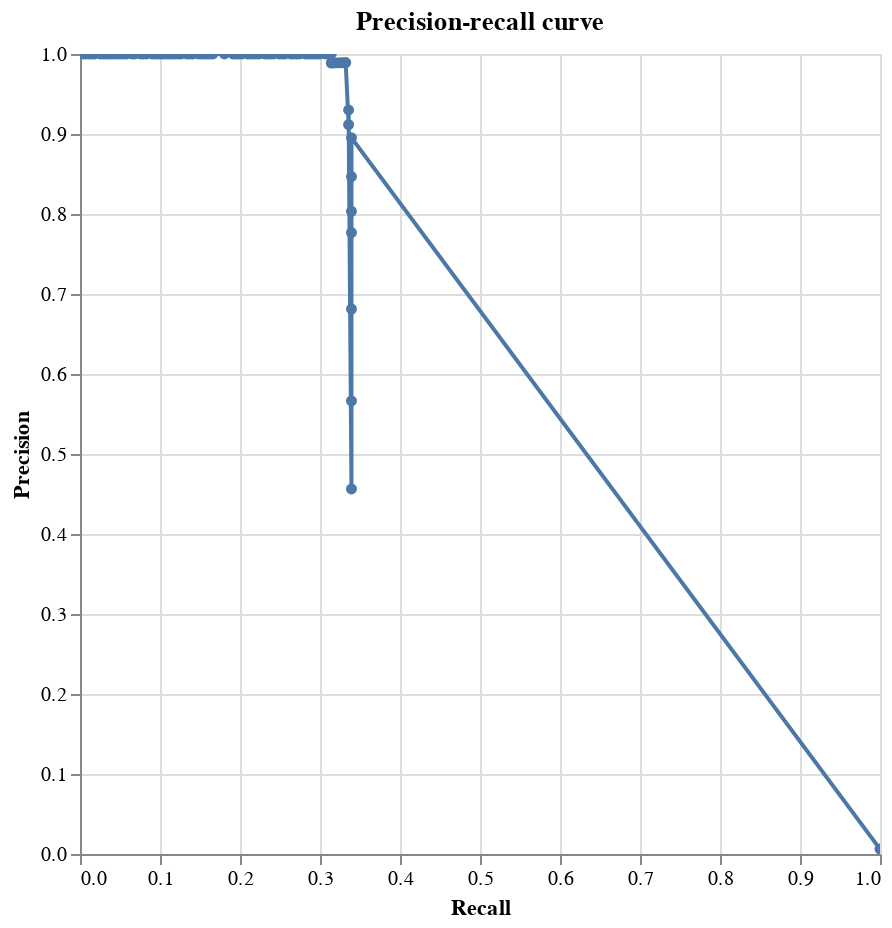

Write notebook code for a chart like this one.
### Code cell
precision_recall_chart(labels_and_scores, spark)

### Figure 1 — Vega-Lite specification as saved in the notebook (floating-point values rounded to 4 significant figures)
{"$schema": "https://vega.github.io/schema/vega-lite/v4.8.1.json", "config": {"view": {"continuousHeight": 300, "continuousWidth": 400}}, "data": {"name": "data-fadd0e93e9546856cbc745a99e65285d", "values": [{"FN": 0, "FN_rate": 0, "FP": 44573, "FP_rate": 1, "N": 44573, "N_rate": 0.9938, "P": 277, "P_rate": 0.006176, "TN": 0, "TN_rate": 0, "TP": 277, "TP_rate": 1, "precision": 0.006176, "recall": 1, "row_count": 44850, "truth_threshold": 0}, {"FN": 183, "FN_rate": 0.6606, "FP": 112, "FP_rate": 0.002513, "N": 44573, "N_rate": 0.9938, "P": 277, "P_rate": 0.006176, "TN": 44461, "TN_rate": 0.9975, "TP": 94, "TP_rate": 0.3394, "precision": 0.4563, "recall": 0.3394, "row_count": 44850, "truth_threshold": 0.008006}, {"FN": 183, "FN_rate": 0.6606, "FP": 72, "FP_rate": 0.001615, "N": 44573, "N_rate": 0.9938, "P": 277, "P_rate": 0.006176, "TN": 44501, "TN_rate": 0.9984, "TP": 94, "TP_rate": 0.3394, "precision": 0.5663, "recall": 0.3394, "row_count": 44850, "truth_threshold": 0.01952}, {"FN": 183, "FN_rate": 0.6606, "FP": 44, "FP_rate": 0.0009871, "N": 44573, "N_rate": 0.9938, "P": 277, "P_rate": 0.006176, "TN": 44529, "TN_rate": 0.999, "TP": 94, "TP_rate": 0.3394, "precision": 0.6812, "recall": 0.3394, "row_count": 44850, "truth_threshold": 0.02257}, {"FN": 183, "FN_rate": 0.6606, "FP": 27, "FP_rate": 0.0006057, "N": 44573, "N_rate": 0.9938, "P": 277, "P_rate": 0.006176, "TN": 44546, "TN_rate": 0.9994, "TP": 94, "TP_rate": 0.3394, "precision": 0.7769, "recall": 0.3394, "row_count": 44850, "truth_threshold": 0.04233}, {"FN": 183, "FN_rate": 0.6606, "FP": 23, "FP_rate": 0.000516, "N": 44573, "N_rate": 0.9938, "P": 277, "P_rate": 0.006176, "TN": 44550, "TN_rate": 0.9995, "TP": 94, "TP_rate": 0.3394, "precision": 0.8034, "recall": 0.3394, "row_count": 44850, "truth_threshold": 0.04738}, {"FN": 183, "FN_rate": 0.6606, "FP": 17, "FP_rate": 0.0003814, "N": 44573, "N_rate": 0.9938, "P": 277, "P_rate": 0.006176, "TN": 44556, "TN_rate": 0.9996, "TP": 94, "TP_rate": 0.3394, "precision": 0.8468, "recall": 0.3394, "row_count": 44850, "truth_threshold": 0.05387}, {"FN": 183, "FN_rate": 0.6606, "FP": 11, "FP_rate": 0.0002468, "N": 44573, "N_rate": 0.9938, "P": 277, "P_rate": 0.006176, "TN": 44562, "TN_rate": 0.9998, "TP": 94, "TP_rate": 0.3394, "precision": 0.8952, "recall": 0.3394, "row_count": 44850, "truth_threshold": 0.1093}, {"FN": 184, "FN_rate": 0.6643, "FP": 9, "FP_rate": 0.0002019, "N": 44573, "N_rate": 0.9938, "P": 277, "P_rate": 0.006176, "TN": 44564, "TN_rate": 0.9998, "TP": 93, "TP_rate": 0.3357, "precision": 0.9118, "recall": 0.3357, "row_count": 44850, "truth_threshold": 0.1123}, {"FN": 184, "FN_rate": 0.6643, "FP": 7, "FP_rate": 0.000157, "N": 44573, "N_rate": 0.9938, "P": 277, "P_rate": 0.006176, "TN": 44566, "TN_rate": 0.9998, "TP": 93, "TP_rate": 0.3357, "precision": 0.93, "recall": 0.3357, "row_count": 44850, "truth_threshold": 0.1246}, {"FN": 185, "FN_rate": 0.6679, "FP": 1, "FP_rate": 2.244e-05, "N": 44573, "N_rate": 0.9938, "P": 277, "P_rate": 0.006176, "TN": 44572, "TN_rate": 1.0, "TP": 92, "TP_rate": 0.3321, "precision": 0.9892, "recall": 0.3321, "row_count": 44850, "truth_threshold": 0.438}, {"FN": 186, "FN_rate": 0.6715, "FP": 1, "FP_rate": 2.244e-05, "N": 44573, "N_rate": 0.9938, "P": 277, "P_rate": 0.006176, "TN": 44572, "TN_rate": 1.0, "TP": 91, "TP_rate": 0.3285, "precision": 0.9891, "recall": 0.3285, "row_count": 44850, "truth_threshold": 0.6483}, {"FN": 187, "FN_rate": 0.6751, "FP": 1, "FP_rate": 2.244e-05, "N": 44573, "N_rate": 0.9938, "P": 277, "P_rate": 0.006176, "TN": 44572, "TN_rate": 1.0, "TP": 90, "TP_rate": 0.3249, "precision": 0.989, "recall": 0.3249, "row_count": 44850, "truth_threshold": 0.7009}, {"FN": 188, "FN_rate": 0.6787, "FP": 1, "FP_rate": 2.244e-05, "N": 44573, "N_rate": 0.9938, "P": 277, "P_rate": 0.006176, "TN": 44572, "TN_rate": 1.0, "TP": 89, "TP_rate": 0.3213, "precision": 0.9889, "recall": 0.3213, "row_count": 44850, "truth_threshold": 0.7175}, {"FN": 189, "FN_rate": 0.6823, "FP": 1, "FP_rate": 2.244e-05, "N": 44573, "N_rate": 0.9938, "P": 277, "P_rate": 0.006176, "TN": 44572, "TN_rate": 1.0, "TP": 88, "TP_rate": 0.3177, "precision": 0.9888, "recall": 0.3177, "row_count": 44850, "truth_threshold": 0.7233}, {"FN": 190, "FN_rate": 0.6859, "FP": 1, "FP_rate": 2.244e-05, "N": 44573, "N_rate": 0.9938, "P": 277, "P_rate": 0.006176, "TN": 44572, "TN_rate": 1.0, "TP": 87, "TP_rate": 0.3141, "precision": 0.9886, "recall": 0.3141, "row_count": 44850, "truth_threshold": 0.7815}, {"FN": 190, "FN_rate": 0.6859, "FP": 0, "FP_rate": 0, "N": 44573, "N_rate": 0.9938, "P": 277, "P_rate": 0.006176, "TN": 44573, "TN_rate": 1, "TP": 87, "TP_rate": 0.3141, "precision": 1, "recall": 0.3141, "row_count": 44850, "truth_threshold": 0.7871}, {"FN": 191, "FN_rate": 0.6895, "FP": 0, "FP_rate": 0, "N": 44573, "N_rate": 0.9938, "P": 277, "P_rate": 0.006176, "TN": 44573, "TN_rate": 1, "TP": 86, "TP_rate": 0.3105, "precision": 1, "recall": 0.3105, "row_count": 44850, "truth_threshold": 0.8197}, {"FN": 192, "FN_rate": 0.6931, "FP": 0, "FP_rate": 0, "N": 44573, "N_rate": 0.9938, "P": 277, "P_rate": 0.006176, "TN": 44573, "TN_rate": 1, "TP": 85, "TP_rate": 0.3069, "precision": 1, "recall": 0.3069, "row_count": 44850, "truth_threshold": 0.882}, {"FN": 194, "FN_rate": 0.7004, "FP": 0, "FP_rate": 0, "N": 44573, "N_rate": 0.9938, "P": 277, "P_rate": 0.006176, "TN": 44573, "TN_rate": 1, "TP": 83, "TP_rate": 0.2996, "precision": 1, "recall": 0.2996, "row_count": 44850, "truth_threshold": 0.8972}, {"FN": 195, "FN_rate": 0.704, "FP": 0, "FP_rate": 0, "N": 44573, "N_rate": 0.9938, "P": 277, "P_rate": 0.006176, "TN": 44573, "TN_rate": 1, "TP": 82, "TP_rate": 0.296, "precision": 1, "recall": 0.296, "row_count": 44850, "truth_threshold": 0.9012}, {"FN": 196, "FN_rate": 0.7076, "FP": 0, "FP_rate": 0, "N": 44573, "N_rate": 0.9938, "P": 277, "P_rate": 0.006176, "TN": 44573, "TN_rate": 1, "TP": 81, "TP_rate": 0.2924, "precision": 1, "recall": 0.2924, "row_count": 44850, "truth_threshold": 0.9231}, {"FN": 197, "FN_rate": 0.7112, "FP": 0, "FP_rate": 0, "N": 44573, "N_rate": 0.9938, "P": 277, "P_rate": 0.006176, "TN": 44573, "TN_rate": 1, "TP": 80, "TP_rate": 0.2888, "precision": 1, "recall": 0.2888, "row_count": 44850, "truth_threshold": 0.9529}, {"FN": 198, "FN_rate": 0.7148, "FP": 0, "FP_rate": 0, "N": 44573, "N_rate": 0.9938, "P": 277, "P_rate": 0.006176, "TN": 44573, "TN_rate": 1, "TP": 79, "TP_rate": 0.2852, "precision": 1, "recall": 0.2852, "row_count": 44850, "truth_threshold": 0.9556}, {"FN": 199, "FN_rate": 0.7184, "FP": 0, "FP_rate": 0, "N": 44573, "N_rate": 0.9938, "P": 277, "P_rate": 0.006176, "TN": 44573, "TN_rate": 1, "TP": 78, "TP_rate": 0.2816, "precision": 1, "recall": 0.2816, "row_count": 44850, "truth_threshold": 0.958}, {"FN": 201, "FN_rate": 0.7256, "FP": 0, "FP_rate": 0, "N": 44573, "N_rate": 0.9938, "P": 277, "P_rate": 0.006176, "TN": 44573, "TN_rate": 1, "TP": 76, "TP_rate": 0.2744, "precision": 1, "recall": 0.2744, "row_count": 44850, "truth_threshold": 0.9749}, {"FN": 202, "FN_rate": 0.7292, "FP": 0, "FP_rate": 0, "N": 44573, "N_rate": 0.9938, "P": 277, "P_rate": 0.006176, "TN": 44573, "TN_rate": 1, "TP": 75, "TP_rate": 0.2708, "precision": 1, "recall": 0.2708, "row_count": 44850, "truth_threshold": 0.9789}, {"FN": 203, "FN_rate": 0.7329, "FP": 0, "FP_rate": 0, "N": 44573, "N_rate": 0.9938, "P": 277, "P_rate": 0.006176, "TN": 44573, "TN_rate": 1, "TP": 74, "TP_rate": 0.2671, "precision": 1, "recall": 0.2671, "row_count": 44850, "truth_threshold": 0.9817}, {"FN": 204, "FN_rate": 0.7365, "FP": 0, "FP_rate": 0, "N": 44573, "N_rate": 0.9938, "P": 277, "P_rate": 0.006176, "TN": 44573, "TN_rate": 1, "TP": 73, "TP_rate": 0.2635, "precision": 1, "recall": 0.2635, "row_count": 44850, "truth_threshold": 0.9821}, {"FN": 206, "FN_rate": 0.7437, "FP": 0, "FP_rate": 0, "N": 44573, "N_rate": 0.9938, "P": 277, "P_rate": 0.006176, "TN": 44573, "TN_rate": 1, "TP": 71, "TP_rate": 0.2563, "precision": 1, "recall": 0.2563, "row_count": 44850, "truth_threshold": 0.9825}, {"FN": 207, "FN_rate": 0.7473, "FP": 0, "FP_rate": 0, "N": 44573, "N_rate": 0.9938, "P": 277, "P_rate": 0.006176, "TN": 44573, "TN_rate": 1, "TP": 70, "TP_rate": 0.2527, "precision": 1, "recall": 0.2527, "row_count": 44850, "truth_threshold": 0.9879}, {"FN": 208, "FN_rate": 0.7509, "FP": 0, "FP_rate": 0, "N": 44573, "N_rate": 0.9938, "P": 277, "P_rate": 0.006176, "TN": 44573, "TN_rate": 1, "TP": 69, "TP_rate": 0.2491, "precision": 1, "recall": 0.2491, "row_count": 44850, "truth_threshold": 0.992}, {"FN": 210, "FN_rate": 0.7581, "FP": 0, "FP_rate": 0, "N": 44573, "N_rate": 0.9938, "P": 277, "P_rate": 0.006176, "TN": 44573, "TN_rate": 1, "TP": 67, "TP_rate": 0.2419, "precision": 1, "recall": 0.2419, "row_count": 44850, "truth_threshold": 0.9959}, {"FN": 211, "FN_rate": 0.7617, "FP": 0, "FP_rate": 0, "N": 44573, "N_rate": 0.9938, "P": 277, "P_rate": 0.006176, "TN": 44573, "TN_rate": 1, "TP": 66, "TP_rate": 0.2383, "precision": 1, "recall": 0.2383, "row_count": 44850, "truth_threshold": 0.9963}, {"FN": 212, "FN_rate": 0.7653, "FP": 0, "FP_rate": 0, "N": 44573, "N_rate": 0.9938, "P": 277, "P_rate": 0.006176, "TN": 44573, "TN_rate": 1, "TP": 65, "TP_rate": 0.2347, "precision": 1, "recall": 0.2347, "row_count": 44850, "truth_threshold": 0.9972}, {"FN": 213, "FN_rate": 0.769, "FP": 0, "FP_rate": 0, "N": 44573, "N_rate": 0.9938, "P": 277, "P_rate": 0.006176, "TN": 44573, "TN_rate": 1, "TP": 64, "TP_rate": 0.231, "precision": 1, "recall": 0.231, "row_count": 44850, "truth_threshold": 0.998}, {"FN": 215, "FN_rate": 0.7762, "FP": 0, "FP_rate": 0, "N": 44573, "N_rate": 0.9938, "P": 277, "P_rate": 0.006176, "TN": 44573, "TN_rate": 1, "TP": 62, "TP_rate": 0.2238, "precision": 1, "recall": 0.2238, "row_count": 44850, "truth_threshold": 0.999}, {"FN": 216, "FN_rate": 0.7798, "FP": 0, "FP_rate": 0, "N": 44573, "N_rate": 0.9938, "P": 277, "P_rate": 0.006176, "TN": 44573, "TN_rate": 1, "TP": 61, "TP_rate": 0.2202, "precision": 1, "recall": 0.2202, "row_count": 44850, "truth_threshold": 0.9993}, {"FN": 217, "FN_rate": 0.7834, "FP": 0, "FP_rate": 0, "N": 44573, "N_rate": 0.9938, "P": 277, "P_rate": 0.006176, "TN": 44573, "TN_rate": 1, "TP": 60, "TP_rate": 0.2166, "precision": 1, "recall": 0.2166, "row_count": 44850, "truth_threshold": 0.9994}, {"FN": 218, "FN_rate": 0.787, "FP": 0, "FP_rate": 0, "N": 44573, "N_rate": 0.9938, "P": 277, "P_rate": 0.006176, "TN": 44573, "TN_rate": 1, "TP": 59, "TP_rate": 0.213, "precision": 1, "recall": 0.213, "row_count": 44850, "truth_threshold": 0.9996}, {"FN": 219, "FN_rate": 0.7906, "FP": 0, "FP_rate": 0, "N": 44573, "N_rate": 0.9938, "P": 277, "P_rate": 0.006176, "TN": 44573, "TN_rate": 1, "TP": 58, "TP_rate": 0.2094, "precision": 1, "recall": 0.2094, "row_count": 44850, "truth_threshold": 0.9997}, {"FN": 221, "FN_rate": 0.7978, "FP": 0, "FP_rate": 0, "N": 44573, "N_rate": 0.9938, "P": 277, "P_rate": 0.006176, "TN": 44573, "TN_rate": 1, "TP": 56, "TP_rate": 0.2022, "precision": 1, "recall": 0.2022, "row_count": 44850, "truth_threshold": 0.9998}, {"FN": 222, "FN_rate": 0.8014, "FP": 0, "FP_rate": 0, "N": 44573, "N_rate": 0.9938, "P": 277, "P_rate": 0.006176, "TN": 44573, "TN_rate": 1, "TP": 55, "TP_rate": 0.1986, "precision": 1, "recall": 0.1986, "row_count": 44850, "truth_threshold": 0.9998}, {"FN": 223, "FN_rate": 0.8051, "FP": 0, "FP_rate": 0, "N": 44573, "N_rate": 0.9938, "P": 277, "P_rate": 0.006176, "TN": 44573, "TN_rate": 1, "TP": 54, "TP_rate": 0.1949, "precision": 1, "recall": 0.1949, "row_count": 44850, "truth_threshold": 0.9999}, {"FN": 224, "FN_rate": 0.8087, "FP": 0, "FP_rate": 0, "N": 44573, "N_rate": 0.9938, "P": 277, "P_rate": 0.006176, "TN": 44573, "TN_rate": 1, "TP": 53, "TP_rate": 0.1913, "precision": 1, "recall": 0.1913, "row_count": 44850, "truth_threshold": 0.9999}, {"FN": 227, "FN_rate": 0.8195, "FP": 0, "FP_rate": 0, "N": 44573, "N_rate": 0.9938, "P": 277, "P_rate": 0.006176, "TN": 44573, "TN_rate": 1, "TP": 50, "TP_rate": 0.1805, "precision": 1, "recall": 0.1805, "row_count": 44850, "truth_threshold": 0.9999}, {"FN": 231, "FN_rate": 0.8339, "FP": 0, "FP_rate": 0, "N": 44573, "N_rate": 0.9938, "P": 277, "P_rate": 0.006176, "TN": 44573, "TN_rate": 1, "TP": 46, "TP_rate": 0.1661, "precision": 1, "recall": 0.1661, "row_count": 44850, "truth_threshold": 0.9999}, {"FN": 232, "FN_rate": 0.8375, "FP": 0, "FP_rate": 0, "N": 44573, "N_rate": 0.9938, "P": 277, "P_rate": 0.006176, "TN": 44573, "TN_rate": 1, "TP": 45, "TP_rate": 0.1625, "precision": 1, "recall": 0.1625, "row_count": 44850, "truth_threshold": 1.0}, {"FN": 233, "FN_rate": 0.8412, "FP": 0, "FP_rate": 0, "N": 44573, "N_rate": 0.9938, "P": 277, "P_rate": 0.006176, "TN": 44573, "TN_rate": 1, "TP": 44, "TP_rate": 0.1588, "precision": 1, "recall": 0.1588, "row_count": 44850, "truth_threshold": 1.0}, {"FN": 234, "FN_rate": 0.8448, "FP": 0, "FP_rate": 0, "N": 44573, "N_rate": 0.9938, "P": 277, "P_rate": 0.006176, "TN": 44573, "TN_rate": 1, "TP": 43, "TP_rate": 0.1552, "precision": 1, "recall": 0.1552, "row_count": 44850, "truth_threshold": 1.0}, {"FN": 235, "FN_rate": 0.8484, "FP": 0, "FP_rate": 0, "N": 44573, "N_rate": 0.9938, "P": 277, "P_rate": 0.006176, "TN": 44573, "TN_rate": 1, "TP": 42, "TP_rate": 0.1516, "precision": 1, "recall": 0.1516, "row_count": 44850, "truth_threshold": 1.0}, {"FN": 236, "FN_rate": 0.852, "FP": 0, "FP_rate": 0, "N": 44573, "N_rate": 0.9938, "P": 277, "P_rate": 0.006176, "TN": 44573, "TN_rate": 1, "TP": 41, "TP_rate": 0.148, "precision": 1, "recall": 0.148, "row_count": 44850, "truth_threshold": 1.0}, {"FN": 238, "FN_rate": 0.8592, "FP": 0, "FP_rate": 0, "N": 44573, "N_rate": 0.9938, "P": 277, "P_rate": 0.006176, "TN": 44573, "TN_rate": 1, "TP": 39, "TP_rate": 0.1408, "precision": 1, "recall": 0.1408, "row_count": 44850, "truth_threshold": 1.0}, {"FN": 239, "FN_rate": 0.8628, "FP": 0, "FP_rate": 0, "N": 44573, "N_rate": 0.9938, "P": 277, "P_rate": 0.006176, "TN": 44573, "TN_rate": 1, "TP": 38, "TP_rate": 0.1372, "precision": 1, "recall": 0.1372, "row_count": 44850, "truth_threshold": 1.0}, {"FN": 240, "FN_rate": 0.8664, "FP": 0, "FP_rate": 0, "N": 44573, "N_rate": 0.9938, "P": 277, "P_rate": 0.006176, "TN": 44573, "TN_rate": 1, "TP": 37, "TP_rate": 0.1336, "precision": 1, "recall": 0.1336, "row_count": 44850, "truth_threshold": 1.0}, {"FN": 242, "FN_rate": 0.8736, "FP": 0, "FP_rate": 0, "N": 44573, "N_rate": 0.9938, "P": 277, "P_rate": 0.006176, "TN": 44573, "TN_rate": 1, "TP": 35, "TP_rate": 0.1264, "precision": 1, "recall": 0.1264, "row_count": 44850, "truth_threshold": 1.0}, {"FN": 243, "FN_rate": 0.8773, "FP": 0, "FP_rate": 0, "N": 44573, "N_rate": 0.9938, "P": 277, "P_rate": 0.006176, "TN": 44573, "TN_rate": 1, "TP": 34, "TP_rate": 0.1227, "precision": 1, "recall": 0.1227, "row_count": 44850, "truth_threshold": 1.0}, {"FN": 244, "FN_rate": 0.8809, "FP": 0, "FP_rate": 0, "N": 44573, "N_rate": 0.9938, "P": 277, "P_rate": 0.006176, "TN": 44573, "TN_rate": 1, "TP": 33, "TP_rate": 0.1191, "precision": 1, "recall": 0.1191, "row_count": 44850, "truth_threshold": 1.0}, {"FN": 245, "FN_rate": 0.8845, "FP": 0, "FP_rate": 0, "N": 44573, "N_rate": 0.9938, "P": 277, "P_rate": 0.006176, "TN": 44573, "TN_rate": 1, "TP": 32, "TP_rate": 0.1155, "precision": 1, "recall": 0.1155, "row_count": 44850, "truth_threshold": 1.0}, {"FN": 246, "FN_rate": 0.8881, "FP": 0, "FP_rate": 0, "N": 44573, "N_rate": 0.9938, "P": 277, "P_rate": 0.006176, "TN": 44573, "TN_rate": 1, "TP": 31, "TP_rate": 0.1119, "precision": 1, "recall": 0.1119, "row_count": 44850, "truth_threshold": 1.0}, {"FN": 247, "FN_rate": 0.8917, "FP": 0, "FP_rate": 0, "N": 44573, "N_rate": 0.9938, "P": 277, "P_rate": 0.006176, "TN": 44573, "TN_rate": 1, "TP": 30, "TP_rate": 0.1083, "precision": 1, "recall": 0.1083, "row_count": 44850, "truth_threshold": 1.0}, {"FN": 248, "FN_rate": 0.8953, "FP": 0, "FP_rate": 0, "N": 44573, "N_rate": 0.9938, "P": 277, "P_rate": 0.006176, "TN": 44573, "TN_rate": 1, "TP": 29, "TP_rate": 0.1047, "precision": 1, "recall": 0.1047, "row_count": 44850, "truth_threshold": 1.0}, {"FN": 249, "FN_rate": 0.8989, "FP": 0, "FP_rate": 0, "N": 44573, "N_rate": 0.9938, "P": 277, "P_rate": 0.006176, "TN": 44573, "TN_rate": 1, "TP": 28, "TP_rate": 0.1011, "precision": 1, "recall": 0.1011, "row_count": 44850, "truth_threshold": 1.0}, {"FN": 250, "FN_rate": 0.9025, "FP": 0, "FP_rate": 0, "N": 44573, "N_rate": 0.9938, "P": 277, "P_rate": 0.006176, "TN": 44573, "TN_rate": 1, "TP": 27, "TP_rate": 0.09747, "precision": 1, "recall": 0.09747, "row_count": 44850, "truth_threshold": 1.0}, {"FN": 251, "FN_rate": 0.9061, "FP": 0, "FP_rate": 0, "N": 44573, "N_rate": 0.9938, "P": 277, "P_rate": 0.006176, "TN": 44573, "TN_rate": 1, "TP": 26, "TP_rate": 0.09386, "precision": 1, "recall": 0.09386, "row_count": 44850, "truth_threshold": 1.0}, {"FN": 252, "FN_rate": 0.9097, "FP": 0, "FP_rate": 0, "N": 44573, "N_rate": 0.9938, "P": 277, "P_rate": 0.006176, "TN": 44573, "TN_rate": 1, "TP": 25, "TP_rate": 0.09025, "precision": 1, "recall": 0.09025, "row_count": 44850, "truth_threshold": 1.0}, {"FN": 254, "FN_rate": 0.917, "FP": 0, "FP_rate": 0, "N": 44573, "N_rate": 0.9938, "P": 277, "P_rate": 0.006176, "TN": 44573, "TN_rate": 1, "TP": 23, "TP_rate": 0.08303, "precision": 1, "recall": 0.08303, "row_count": 44850, "truth_threshold": 1.0}, {"FN": 255, "FN_rate": 0.9206, "FP": 0, "FP_rate": 0, "N": 44573, "N_rate": 0.9938, "P": 277, "P_rate": 0.006176, "TN": 44573, "TN_rate": 1, "TP": 22, "TP_rate": 0.07942, "precision": 1, "recall": 0.07942, "row_count": 44850, "truth_threshold": 1.0}, {"FN": 256, "FN_rate": 0.9242, "FP": 0, "FP_rate": 0, "N": 44573, "N_rate": 0.9938, "P": 277, "P_rate": 0.006176, "TN": 44573, "TN_rate": 1, "TP": 21, "TP_rate": 0.07581, "precision": 1, "recall": 0.07581, "row_count": 44850, "truth_threshold": 1.0}, {"FN": 258, "FN_rate": 0.9314, "FP": 0, "FP_rate": 0, "N": 44573, "N_rate": 0.9938, "P": 277, "P_rate": 0.006176, "TN": 44573, "TN_rate": 1, "TP": 19, "TP_rate": 0.06859, "precision": 1, "recall": 0.06859, "row_count": 44850, "truth_threshold": 1.0}, {"FN": 259, "FN_rate": 0.935, "FP": 0, "FP_rate": 0, "N": 44573, "N_rate": 0.9938, "P": 277, "P_rate": 0.006176, "TN": 44573, "TN_rate": 1, "TP": 18, "TP_rate": 0.06498, "precision": 1, "recall": 0.06498, "row_count": 44850, "truth_threshold": 1.0}, {"FN": 261, "FN_rate": 0.9422, "FP": 0, "FP_rate": 0, "N": 44573, "N_rate": 0.9938, "P": 277, "P_rate": 0.006176, "TN": 44573, "TN_rate": 1, "TP": 16, "TP_rate": 0.05776, "precision": 1, "recall": 0.05776, "row_count": 44850, "truth_threshold": 1.0}, {"FN": 262, "FN_rate": 0.9458, "FP": 0, "FP_rate": 0, "N": 44573, "N_rate": 0.9938, "P": 277, "P_rate": 0.006176, "TN": 44573, "TN_rate": 1, "TP": 15, "TP_rate": 0.05415, "precision": 1, "recall": 0.05415, "row_count": 44850, "truth_threshold": 1.0}, {"FN": 263, "FN_rate": 0.9495, "FP": 0, "FP_rate": 0, "N": 44573, "N_rate": 0.9938, "P": 277, "P_rate": 0.006176, "TN": 44573, "TN_rate": 1, "TP": 14, "TP_rate": 0.05054, "precision": 1, "recall": 0.05054, "row_count": 44850, "truth_threshold": 1.0}, {"FN": 264, "FN_rate": 0.9531, "FP": 0, "FP_rate": 0, "N": 44573, "N_rate": 0.9938, "P": 277, "P_rate": 0.006176, "TN": 44573, "TN_rate": 1, "TP": 13, "TP_rate": 0.04693, "precision": 1, "recall": 0.04693, "row_count": 44850, "truth_threshold": 1.0}, {"FN": 265, "FN_rate": 0.9567, "FP": 0, "FP_rate": 0, "N": 44573, "N_rate": 0.9938, "P": 277, "P_rate": 0.006176, "TN": 44573, "TN_rate": 1, "TP": 12, "TP_rate": 0.04332, "precision": 1, "recall": 0.04332, "row_count": 44850, "truth_threshold": 1.0}, {"FN": 266, "FN_rate": 0.9603, "FP": 0, "FP_rate": 0, "N": 44573, "N_rate": 0.9938, "P": 277, "P_rate": 0.006176, "TN": 44573, "TN_rate": 1, "TP": 11, "TP_rate": 0.03971, "precision": 1, "recall": 0.03971, "row_count": 44850, "truth_threshold": 1.0}, {"FN": 267, "FN_rate": 0.9639, "FP": 0, "FP_rate": 0, "N": 44573, "N_rate": 0.9938, "P": 277, "P_rate": 0.006176, "TN": 44573, "TN_rate": 1, "TP": 10, "TP_rate": 0.0361, "precision": 1, "recall": 0.0361, "row_count": 44850, "truth_threshold": 1.0}, {"FN": 268, "FN_rate": 0.9675, "FP": 0, "FP_rate": 0, "N": 44573, "N_rate": 0.9938, "P": 277, "P_rate": 0.006176, "TN": 44573, "TN_rate": 1, "TP": 9, "TP_rate": 0.03249, "precision": 1, "recall": 0.03249, "row_count": 44850, "truth_threshold": 1.0}, {"FN": 269, "FN_rate": 0.9711, "FP": 0, "FP_rate": 0, "N": 44573, "N_rate": 0.9938, "P": 277, "P_rate": 0.006176, "TN": 44573, "TN_rate": 1, "TP": 8, "TP_rate": 0.02888, "precision": 1, "recall": 0.02888, "row_count": 44850, "truth_threshold": 1.0}, {"FN": 270, "FN_rate": 0.9747, "FP": 0, "FP_rate": 0, "N": 44573, "N_rate": 0.9938, "P": 277, "P_rate": 0.006176, "TN": 44573, "TN_rate": 1, "TP": 7, "TP_rate": 0.02527, "precision": 1, "recall": 0.02527, "row_count": 44850, "truth_threshold": 1.0}, {"FN": 272, "FN_rate": 0.9819, "FP": 0, "FP_rate": 0, "N": 44573, "N_rate": 0.9938, "P": 277, "P_rate": 0.006176, "TN": 44573, "TN_rate": 1, "TP": 5, "TP_rate": 0.01805, "precision": 1, "recall": 0.01805, "row_count": 44850, "truth_threshold": 1.0}, {"FN": 273, "FN_rate": 0.9856, "FP": 0, "FP_rate": 0, "N": 44573, "N_rate": 0.9938, "P": 277, "P_rate": 0.006176, "TN": 44573, "TN_rate": 1, "TP": 4, "TP_rate": 0.01444, "precision": 1, "recall": 0.01444, "row_count": 44850, "truth_threshold": 1.0}, {"FN": 274, "FN_rate": 0.9892, "FP": 0, "FP_rate": 0, "N": 44573, "N_rate": 0.9938, "P": 277, "P_rate": 0.006176, "TN": 44573, "TN_rate": 1, "TP": 3, "TP_rate": 0.01083, "precision": 1, "recall": 0.01083, "row_count": 44850, "truth_threshold": 1.0}, {"FN": 275, "FN_rate": 0.9928, "FP": 0, "FP_rate": 0, "N": 44573, "N_rate": 0.9938, "P": 277, "P_rate": 0.006176, "TN": 44573, "TN_rate": 1, "TP": 2, "TP_rate": 0.00722, "precision": 1, "recall": 0.00722, "row_count": 44850, "truth_threshold": 1.0}, {"FN": 276, "FN_rate": 0.9964, "FP": 0, "FP_rate": 0, "N": 44573, "N_rate": 0.9938, "P": 277, "P_rate": 0.006176, "TN": 44573, "TN_rate": 1, "TP": 1, "TP_rate": 0.00361, "precision": 1, "recall": 0.00361, "row_count": 44850, "truth_threshold": 1.0}]}, "encoding": {"tooltip": [{"field": "truth_threshold", "type": "quantitative"}, {"field": "FP_rate", "type": "quantitative"}, {"field": "TP_rate", "type": "quantitative"}, {"field": "TP", "type": "quantitative"}, {"field": "TN", "type": "quantitative"}, {"field": "FP", "type": "quantitative"}, {"field": "FN", "type": "quantitative"}, {"field": "precision", "type": "quantitative"}, {"field": "recall", "type": "quantitative"}], "x": {"field": "recall", "sort": ["-recall"], "title": "Recall", "type": "quantitative"}, "y": {"field": "precision", "sort": ["-precision"], "title": "Precision", "type": "quantitative"}}, "height": 400, "mark": {"clip": true, "point": true, "type": "line"}, "title": "Precision-recall curve", "width": 400}
